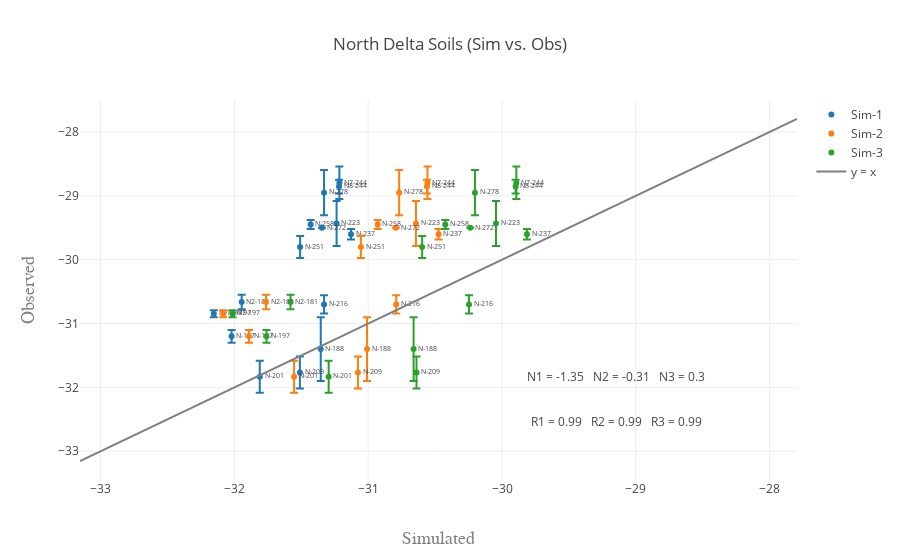

The code cell stored with this chart in its notebook:
### Code cell
data = []
df = delta_dat.loc[delta_dat['Transect'] == 'N']
for folder in range(1, folders + 1):
    df1 = df.loc[df['IDsim'] == ('Sim-' + str(folder))]
    trace = get_scatter(df1, test_var, sd, name=('Sim-' + str(folder)))
    data.append(trace)
    
data.append(get_xy_line(df, test_var, delta=True))

fig = go.Figure(data=data, layout=get_layout(df, test_var, folders, title='North Delta Soils (Sim vs. Obs)', delta=True))
iplot(fig)

### Figure 1 — Plotly figure (JSON) as saved in the notebook; plotly's stock layout.template omitted (floating-point values rounded to 4 significant figures)
{"data": [{"error_y": {"array": [0.1136, 0.05583, 0.2553, 0.1061, 0.5, 0.1, 0.2517, 0.2517, 0.1414, 0.3512, 0.08165, 0.1732, 0.07071, null, 0.3536], "symmetric": true, "type": "data"}, "mode": "markers+text", "name": "Sim-1", "text": ["N2-181", "N7-197", "N7-244", "N8-244", "N-188", "N-197", "N-201", "N-209", "N-216", "N-223", "N-237", "N-251", "N-258", "N-272", "N-278"], "textfont": {"size": 7}, "textposition": "right", "type": "scatter", "x": [-31.95, -32.15, -31.22, -31.22, -31.35, -32.02, -31.81, -31.51, -31.33, -31.24, -31.13, -31.51, -31.43, -31.35, -31.33], "y": [-30.66, -30.85, -28.8, -28.86, -31.4, -31.2, -31.83, -31.77, -30.7, -29.43, -29.6, -29.8, -29.45, -29.5, -28.95]}, {"error_y": {"array": [0.1136, 0.05583, 0.2553, 0.1061, 0.5, 0.1, 0.2517, 0.2517, 0.1414, 0.3512, 0.08165, 0.1732, 0.07071, null, 0.3536], "symmetric": true, "type": "data"}, "mode": "markers+text", "name": "Sim-2", "text": ["N2-181", "N7-197", "N7-244", "N8-244", "N-188", "N-197", "N-201", "N-209", "N-216", "N-223", "N-237", "N-251", "N-258", "N-272", "N-278"], "textfont": {"size": 7}, "textposition": "right", "type": "scatter", "x": [-31.76, -32.08, -30.56, -30.56, -31.01, -31.89, -31.55, -31.08, -30.79, -30.64, -30.47, -31.05, -30.93, -30.79, -30.77], "y": [-30.66, -30.85, -28.8, -28.86, -31.4, -31.2, -31.83, -31.77, -30.7, -29.43, -29.6, -29.8, -29.45, -29.5, -28.95]}, {"error_y": {"array": [0.1136, 0.05583, 0.2553, 0.1061, 0.5, 0.1, 0.2517, 0.2517, 0.1414, 0.3512, 0.08165, 0.1732, 0.07071, null, 0.3536], "symmetric": true, "type": "data"}, "mode": "markers+text", "name": "Sim-3", "text": ["N2-181", "N7-197", "N7-244", "N8-244", "N-188", "N-197", "N-201", "N-209", "N-216", "N-223", "N-237", "N-251", "N-258", "N-272", "N-278"], "textfont": {"size": 7}, "textposition": "right", "type": "scatter", "x": [-31.58, -32.01, -29.89, -29.9, -30.66, -31.76, -31.3, -30.64, -30.25, -30.04, -29.81, -30.6, -30.42, -30.24, -30.2], "y": [-30.66, -30.85, -28.8, -28.86, -31.4, -31.2, -31.83, -31.77, -30.7, -29.43, -29.6, -29.8, -29.45, -29.5, -28.95]}, {"marker": {"color": "grey", "opacity": 0.9}, "mode": "lines", "name": "y = x", "type": "scatter", "x": [-33.15, -27.8], "y": [-33.15, -27.8]}], "layout": {"annotations": [{"showarrow": false, "text": "R1 = 0.99\n \nR2 = 0.99\n \nR3 = 0.99\n \n", "x": -29.11, "y": -32.53}, {"showarrow": false, "text": "N1 = -1.35\n \nN2 = -0.31\n \nN3 = 0.3\n \n", "x": -29.11, "y": -31.83}], "showlegend": true, "title": "North Delta Soils (Sim vs. Obs)", "xaxis": {"title": "Simulated", "titlefont": {"color": "#7f7f7f", "family": "Courier New, monospace", "size": 18}}, "yaxis": {"title": "Observed", "titlefont": {"color": "#7f7f7f", "family": "Courier New, monospace", "size": 18}}}}
